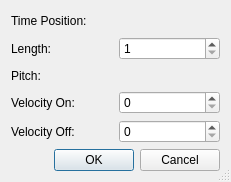
<?xml version="1.0" encoding="UTF-8"?>
<ui version="4.0">
 <class>EditNoteDialogBase</class>
 <widget class="QDialog" name="EditNoteDialogBase">
  <property name="geometry">
   <rect>
    <x>0</x>
    <y>0</y>
    <width>231</width>
    <height>182</height>
   </rect>
  </property>
  <property name="windowTitle">
   <string>MusE: Enter Note</string>
  </property>
  <property name="sizeGripEnabled">
   <bool>true</bool>
  </property>
  <layout class="QGridLayout">
   <property name="margin">
    <number>11</number>
   </property>
   <property name="spacing">
    <number>6</number>
   </property>
   <item row="5" column="0" colspan="2">
    <layout class="QHBoxLayout">
     <property name="spacing">
      <number>6</number>
     </property>
     <property name="margin">
      <number>0</number>
     </property>
     <item>
      <spacer name="Horizontal Spacing2">
       <property name="orientation">
        <enum>Qt::Horizontal</enum>
       </property>
       <property name="sizeType">
        <enum>QSizePolicy::Expanding</enum>
       </property>
       <property name="sizeHint" stdset="0">
        <size>
         <width>20</width>
         <height>20</height>
        </size>
       </property>
      </spacer>
     </item>
     <item>
      <widget class="QPushButton" name="buttonOk">
       <property name="text">
        <string>OK</string>
       </property>
       <property name="shortcut">
        <number>0</number>
       </property>
       <property name="autoDefault">
        <bool>true</bool>
       </property>
       <property name="default">
        <bool>true</bool>
       </property>
      </widget>
     </item>
     <item>
      <widget class="QPushButton" name="buttonCancel">
       <property name="text">
        <string>Cancel</string>
       </property>
       <property name="shortcut">
        <number>0</number>
       </property>
       <property name="autoDefault">
        <bool>true</bool>
       </property>
      </widget>
     </item>
    </layout>
   </item>
   <item row="1" column="0">
    <widget class="QLabel" name="TextLabel2">
     <property name="text">
      <string>Length:</string>
     </property>
     <property name="wordWrap">
      <bool>false</bool>
     </property>
    </widget>
   </item>
   <item row="0" column="0">
    <widget class="QLabel" name="TextLabel1">
     <property name="text">
      <string>Time Position:</string>
     </property>
     <property name="wordWrap">
      <bool>false</bool>
     </property>
    </widget>
   </item>
   <item row="2" column="0">
    <widget class="QLabel" name="TextLabel3">
     <property name="text">
      <string>Pitch:</string>
     </property>
     <property name="wordWrap">
      <bool>false</bool>
     </property>
    </widget>
   </item>
   <item row="3" column="0">
    <widget class="QLabel" name="TextLabel4">
     <property name="text">
      <string>Velocity On:</string>
     </property>
     <property name="wordWrap">
      <bool>false</bool>
     </property>
    </widget>
   </item>
   <item row="4" column="0">
    <widget class="QLabel" name="TextLabel5">
     <property name="text">
      <string>Velocity Off:</string>
     </property>
     <property name="wordWrap">
      <bool>false</bool>
     </property>
    </widget>
   </item>
   <item row="0" column="1">
    <widget class="Awl::PosEdit" name="epos"/>
   </item>
   <item row="1" column="1">
    <widget class="QSpinBox" name="il1">
     <property name="minimum">
      <number>1</number>
     </property>
     <property name="maximum">
      <number>1000000</number>
     </property>
    </widget>
   </item>
   <item row="3" column="1">
    <widget class="QSpinBox" name="il2">
     <property name="maximum">
      <number>127</number>
     </property>
    </widget>
   </item>
   <item row="4" column="1">
    <widget class="QSpinBox" name="il3">
     <property name="maximum">
      <number>127</number>
     </property>
    </widget>
   </item>
   <item row="2" column="1">
    <widget class="PitchEdit" name="pl" native="true"/>
   </item>
  </layout>
 </widget>
 <layoutdefault spacing="6" margin="11"/>
 <customwidgets>
  <customwidget>
   <class>Awl::PosEdit</class>
   <extends>QWidget</extends>
   <header>awl/posedit.h</header>
   <container>0</container>
  </customwidget>
  <customwidget>
   <class>PitchEdit</class>
   <extends>QWidget</extends>
   <header>pitchedit.h</header>
  </customwidget>
 </customwidgets>
 <tabstops>
  <tabstop>il1</tabstop>
  <tabstop>pl</tabstop>
  <tabstop>il2</tabstop>
  <tabstop>il3</tabstop>
  <tabstop>buttonOk</tabstop>
  <tabstop>buttonCancel</tabstop>
 </tabstops>
 <includes>
  <include location="local">pitchedit.h</include>
 </includes>
 <resources/>
 <connections>
  <connection>
   <sender>buttonOk</sender>
   <signal>clicked()</signal>
   <receiver>EditNoteDialogBase</receiver>
   <slot>accept()</slot>
   <hints>
    <hint type="sourcelabel">
     <x>20</x>
     <y>20</y>
    </hint>
    <hint type="destinationlabel">
     <x>20</x>
     <y>20</y>
    </hint>
   </hints>
  </connection>
  <connection>
   <sender>buttonCancel</sender>
   <signal>clicked()</signal>
   <receiver>EditNoteDialogBase</receiver>
   <slot>reject()</slot>
   <hints>
    <hint type="sourcelabel">
     <x>20</x>
     <y>20</y>
    </hint>
    <hint type="destinationlabel">
     <x>20</x>
     <y>20</y>
    </hint>
   </hints>
  </connection>
 </connections>
</ui>
